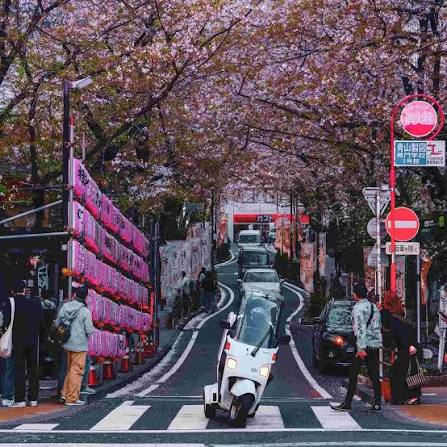
#> input picture source code/percobaan/bg.jpg, 447 x 447 px
$ python -i percobaan35.py   (imports and definitions only)
#> lines starting #> are read from the running program, lines starting #| are printed output that depends on the picture; after the words box and inside, x2 and y2 are one past the last pixel; in counts of white or black regions, pixels touching at a corner belong together
#> further down, picture is the input picture: shape (447, 447, 3); mean B, G, R 91.2, 79.7, 94.7
# Example 7.35 Webcam Feed BGRemoval with OpenCV
import keyboard  # using module keyboard
import cv2
import numpy as np
import imutils

# == Parameters
MASK_COLOR = (0.0, 0.0, 1.0)  # In BGR format


# -- Get the background mask
def getBackgroundMask(img):
    gray = cv2.cvtColor(img, cv2.COLOR_BGR2GRAY)
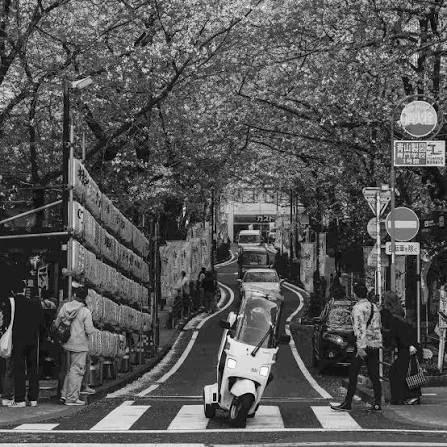
#> gray: shape (447, 447); min 0, max 254, mean 85.5

    # -- Edge detection
    edges = cv2.Canny(gray, 10, 100)
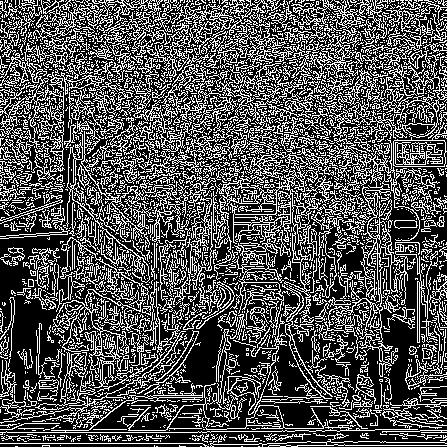
#> edges: shape (447, 447); 32.7% white in thin lines or dots
    edges = cv2.dilate(edges, None)
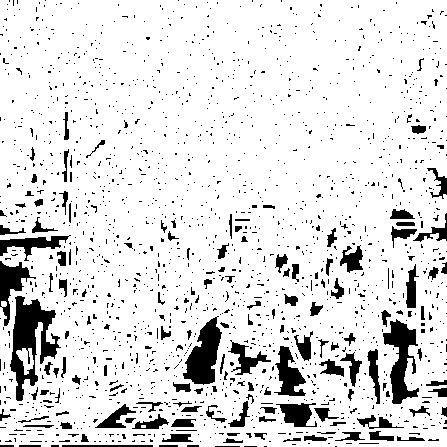
#> edges: shape (447, 447); 87.8% white; 1751 black regions (1603 under 20 px), largest, box (x1, y1, x2, y2) and area: (10, 296, 61, 401) 2328, (183, 316, 222, 385) 1487, (383, 319, 419, 404) 1473
    edges = cv2.erode(edges, None)
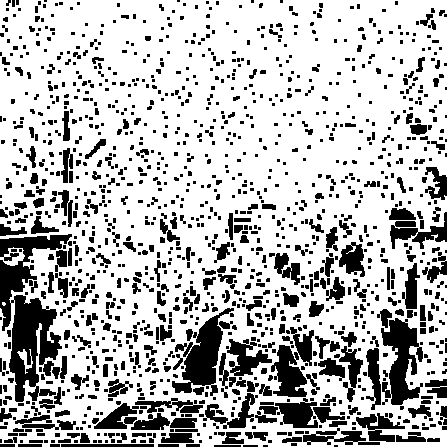
#> edges: shape (447, 447); 73.4% white; 1399 black regions (963 under 20 px)

    # -- Find contours in edges, sort by area
    contour_info = []
    contours, _ = cv2.findContours(edges, cv2.RETR_LIST, cv2.CHAIN_APPROX_NONE)
#> contours = 1505 contours, 786 with area under 20; largest, box (x1, y1, x2, y2) and area: (0, 0, 447, 447) 193376, (8, 294, 63, 403) 3340, (171, 307, 235, 394) 2122, (380, 317, 421, 406) 2030, (270, 344, 308, 398) 1212

    for c in contours:
        contour_info.append((
            c,
            cv2.isContourConvex(c),
            cv2.contourArea(c),
        ))
#> after the loop, contour_info = 1505 items

    if not contour_info:
        return np.zeros(img.shape, dtype=np.uint8)

    contour_info = sorted(contour_info, key=lambda c: c[2], reverse=True)
    max_contour = contour_info[0]
#> max_contour = 3 items, first 3: contour of 2666 points, box (x1, y1, x2, y2) (0, 0, 447, 447), area 193376, False, 193376

    # -- Create empty mask, draw filled polygon on it corresponding to largest contour
    # Mask is black, polygon is white
    mask = np.zeros(edges.shape)
    cv2.fillConvexPoly(mask, max_contour[0], (255))
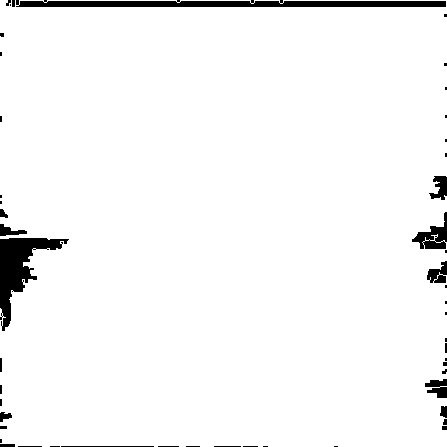
#> mask: shape (447, 447) float64; 96.4% white; 50 black regions (29 under 20 px), largest, box (x1, y1, x2, y2) and area: (16, 0, 446, 7) 2564, (0, 238, 69, 331) 2247, (412, 212, 447, 249) 584

    # -- Smooth mask, then blur it
    mask = cv2.dilate(mask, None, iterations=10)
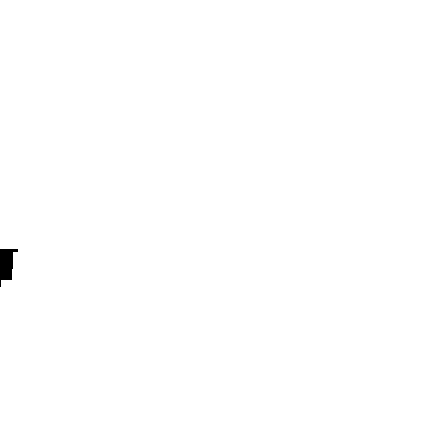
#> mask: shape (447, 447) float64; 99.8% white; 1 black region, box (x1, y1, x2, y2) and area: (0, 249, 18, 287) 414
    mask = cv2.erode(mask, None, iterations=10)
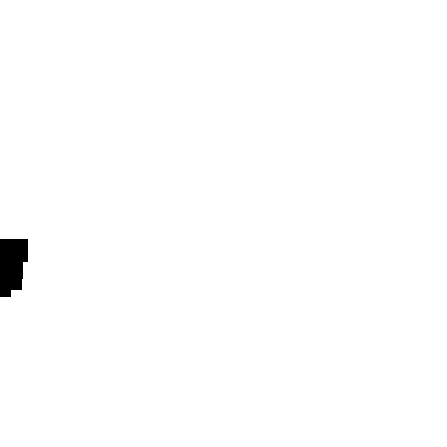
#> mask: shape (447, 447) float64; 99.3% white; 1 black region, box (x1, y1, x2, y2) and area: (0, 239, 28, 297) 1354
    mask = cv2.GaussianBlur(mask, (21, 21), 0)
    mask_stack = np.dstack([mask] * 3)  # Create 3-channel alpha mask
    return mask_stack


# [1 line not run here, left out]
bolMask = False

# [25 lines not run here, left out]

>>> import cv2
>>> picture = cv2.imread('bg.jpg')
>>> result = getBackgroundMask(picture)

$ run again, on source code/percobaan/blueberrys.jpeg
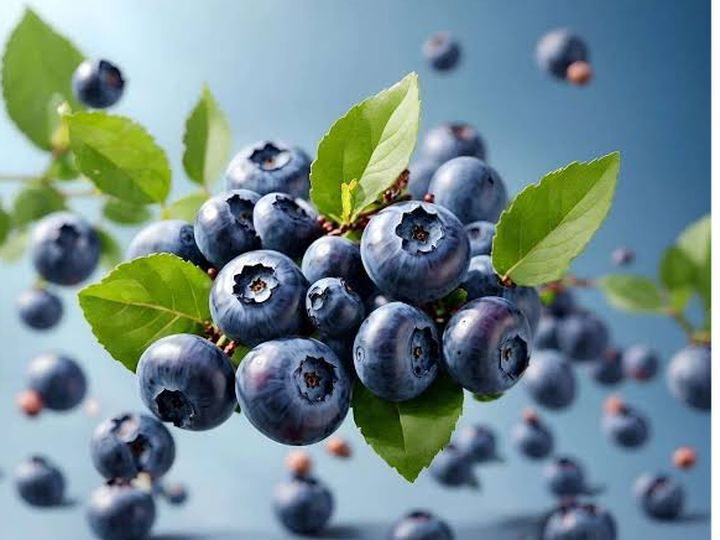
#> input picture source code/percobaan/blueberrys.jpeg, 720 x 540 px
#> picture is the input picture: shape (540, 720, 3); mean B, G, R 140.5, 138.9, 114.9
#> in getBackgroundMask, `edges = cv2.erode(edges, None)`:
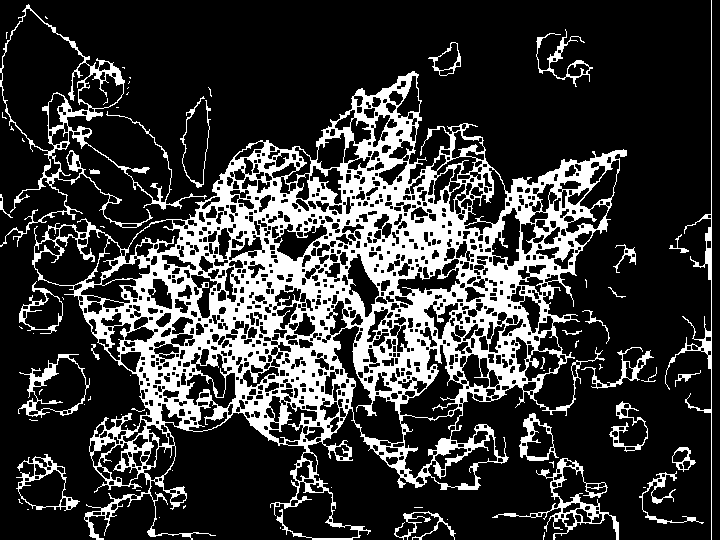
#> edges: shape (540, 720); 21.9% white; 72 white regions (45 under 20 px)
#> contours = 1299 contours, 455 with area under 20; largest, box (x1, y1, x2, y2) and area: (32, 71, 627, 540) 137686, (0, 4, 207, 247) 11698, (1, 8, 91, 152) 7124, (332, 325, 404, 444) 2825, (18, 354, 90, 418) 2526
#> the loop in getBackgroundMask, `for c in contours:` made 1299 passes
#> c on passes 2, 3, 5: [[280, 527], [280, 528]], [[447, 519]], [[159, 517]]
#> after the loop in getBackgroundMask, `for c in contours:`: contour_info = 1299 items
#> max_contour = 3 items, first 3: contour of 5277 points, box (x1, y1, x2, y2) (32, 71, 627, 540), area 137686, False, 137685.5
#> in getBackgroundMask, `mask = cv2.GaussianBlur(mask, (21, 21), 0)`:
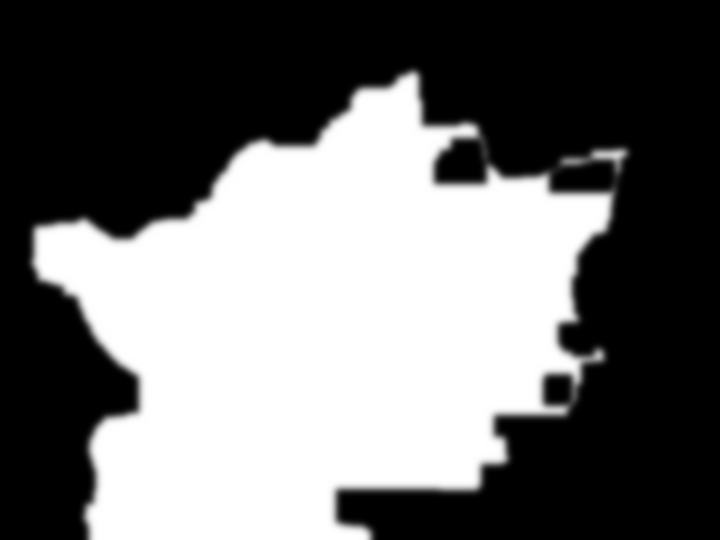
#> mask: shape (540, 720) float64; min 0, max 255, mean 109.1; drawn with min black and max white
